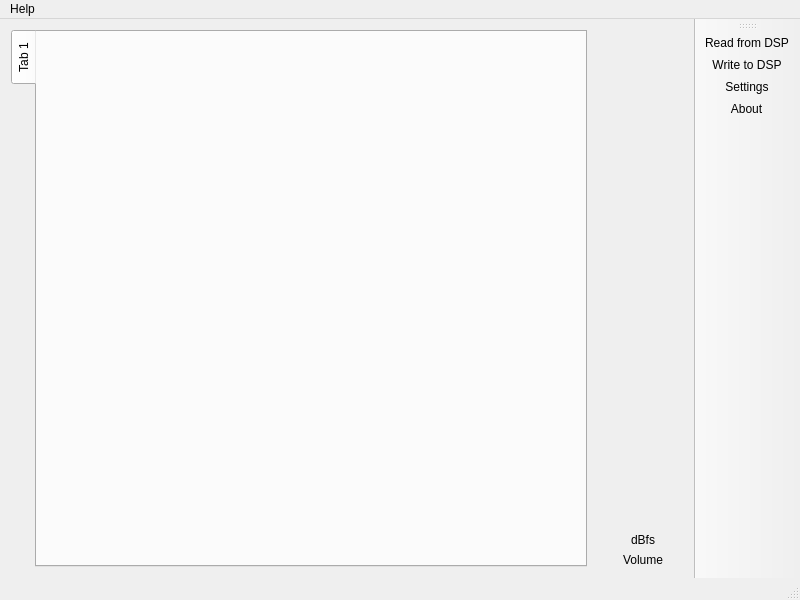
<?xml version="1.0" encoding="UTF-8"?>
<ui version="4.0">
 <class>MainWindow</class>
 <widget class="QMainWindow" name="MainWindow">
  <property name="geometry">
   <rect>
    <x>0</x>
    <y>0</y>
    <width>800</width>
    <height>600</height>
   </rect>
  </property>
  <property name="windowTitle">
   <string>dspControl</string>
  </property>
  <widget class="QWidget" name="centralWidget">
   <layout class="QHBoxLayout" name="horizontalLayout_2">
    <item>
     <widget class="QTabWidget" name="tabChannels">
      <property name="tabPosition">
       <enum>QTabWidget::West</enum>
      </property>
      <property name="usesScrollButtons">
       <bool>true</bool>
      </property>
      <widget class="QWidget" name="tab">
       <attribute name="title">
        <string>Tab 1</string>
       </attribute>
      </widget>
     </widget>
    </item>
    <item>
     <spacer name="horizontalSpacer">
      <property name="orientation">
       <enum>Qt::Horizontal</enum>
      </property>
      <property name="sizeType">
       <enum>QSizePolicy::Fixed</enum>
      </property>
      <property name="sizeHint" stdset="0">
       <size>
        <width>10</width>
        <height>20</height>
       </size>
      </property>
     </spacer>
    </item>
    <item>
     <layout class="QVBoxLayout" name="verticalLayoutVolume">
      <item>
       <layout class="QHBoxLayout" name="horizontalLayout">
        <item>
         <widget class="QVolumeSlider" name="volumeSliderMain" native="true">
          <property name="sizePolicy">
           <sizepolicy hsizetype="Fixed" vsizetype="Expanding">
            <horstretch>0</horstretch>
            <verstretch>0</verstretch>
           </sizepolicy>
          </property>
          <property name="minimumSize">
           <size>
            <width>80</width>
            <height>0</height>
           </size>
          </property>
          <property name="baseSize">
           <size>
            <width>100</width>
            <height>0</height>
           </size>
          </property>
         </widget>
        </item>
       </layout>
      </item>
      <item>
       <widget class="QLabel" name="label">
        <property name="text">
         <string notr="true">dBfs</string>
        </property>
        <property name="alignment">
         <set>Qt::AlignCenter</set>
        </property>
       </widget>
      </item>
      <item>
       <widget class="QLabel" name="label_2">
        <property name="text">
         <string>Volume</string>
        </property>
        <property name="alignment">
         <set>Qt::AlignCenter</set>
        </property>
       </widget>
      </item>
     </layout>
    </item>
   </layout>
  </widget>
  <widget class="QMenuBar" name="menuBar">
   <property name="geometry">
    <rect>
     <x>0</x>
     <y>0</y>
     <width>800</width>
     <height>22</height>
    </rect>
   </property>
   <widget class="QMenu" name="menuHelp">
    <property name="title">
     <string>Help</string>
    </property>
    <addaction name="actionAbout"/>
   </widget>
   <addaction name="menuHelp"/>
  </widget>
  <widget class="QToolBar" name="mainToolBar">
   <property name="orientation">
    <enum>Qt::Vertical</enum>
   </property>
   <attribute name="toolBarArea">
    <enum>RightToolBarArea</enum>
   </attribute>
   <attribute name="toolBarBreak">
    <bool>false</bool>
   </attribute>
   <addaction name="actionRead_from_DSP"/>
   <addaction name="actionWrite_to_DSP"/>
   <addaction name="actionSettings"/>
   <addaction name="actionAbout"/>
  </widget>
  <widget class="QStatusBar" name="statusBar"/>
  <action name="actionWrite_to_DSP">
   <property name="icon">
    <iconset resource="dspcontrol.qrc">
     <normaloff>:/upload_128x128.png</normaloff>:/upload_128x128.png</iconset>
   </property>
   <property name="text">
    <string>Write to DSP</string>
   </property>
   <property name="toolTip">
    <string>Write parameter to DSP</string>
   </property>
  </action>
  <action name="actionRead_from_DSP">
   <property name="icon">
    <iconset resource="dspcontrol.qrc">
     <normaloff>:/reload_128x128.png</normaloff>:/reload_128x128.png</iconset>
   </property>
   <property name="text">
    <string>Read from DSP</string>
   </property>
   <property name="toolTip">
    <string>Read all parameter from DSP</string>
   </property>
  </action>
  <action name="actionAbout">
   <property name="icon">
    <iconset resource="dspcontrol.qrc">
     <normaloff>:/info_128x128.png</normaloff>:/info_128x128.png</iconset>
   </property>
   <property name="text">
    <string>About</string>
   </property>
  </action>
  <action name="actionSettings">
   <property name="icon">
    <iconset resource="dspcontrol.qrc">
     <normaloff>:/kcmsystem.png</normaloff>:/kcmsystem.png</iconset>
   </property>
   <property name="text">
    <string>Settings</string>
   </property>
  </action>
 </widget>
 <layoutdefault spacing="6" margin="11"/>
 <customwidgets>
  <customwidget>
   <class>QVolumeSlider</class>
   <extends>QWidget</extends>
   <header>QVolumeSlider.hpp</header>
   <container>1</container>
  </customwidget>
 </customwidgets>
 <resources>
  <include location="dspcontrol.qrc"/>
 </resources>
 <connections/>
</ui>
